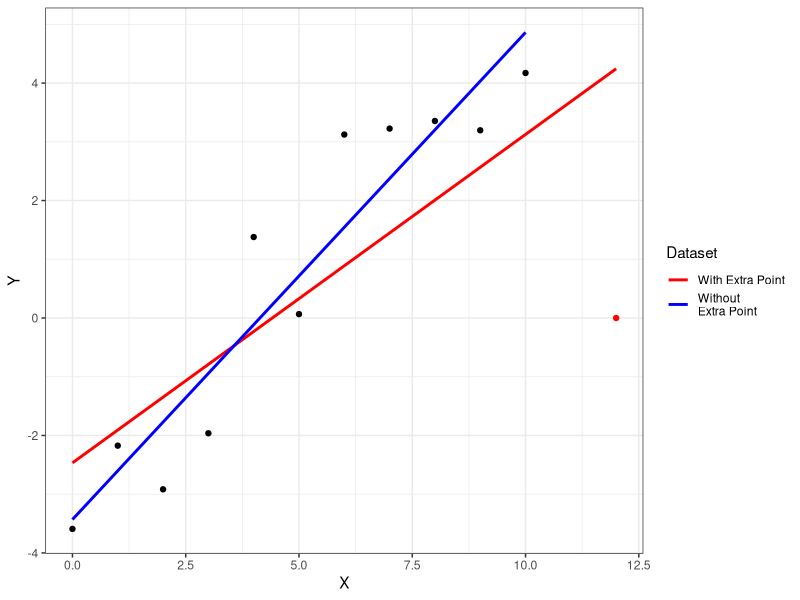
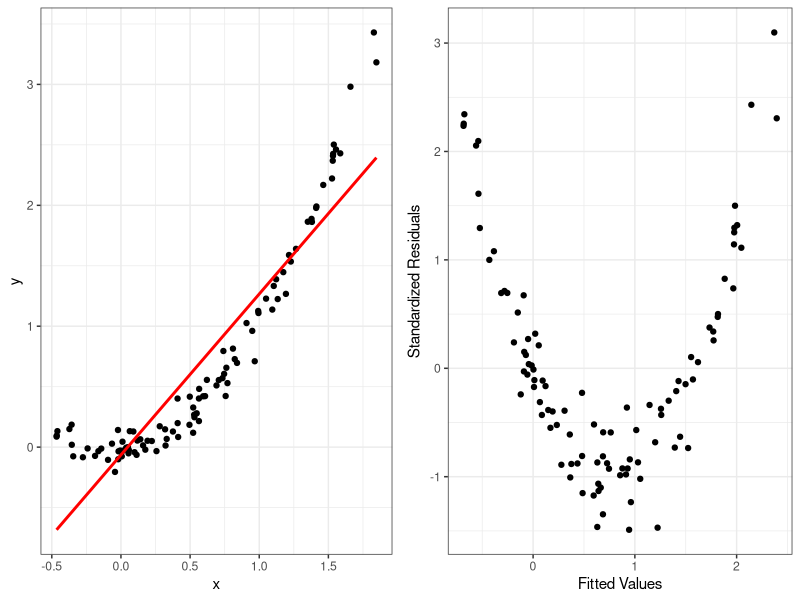
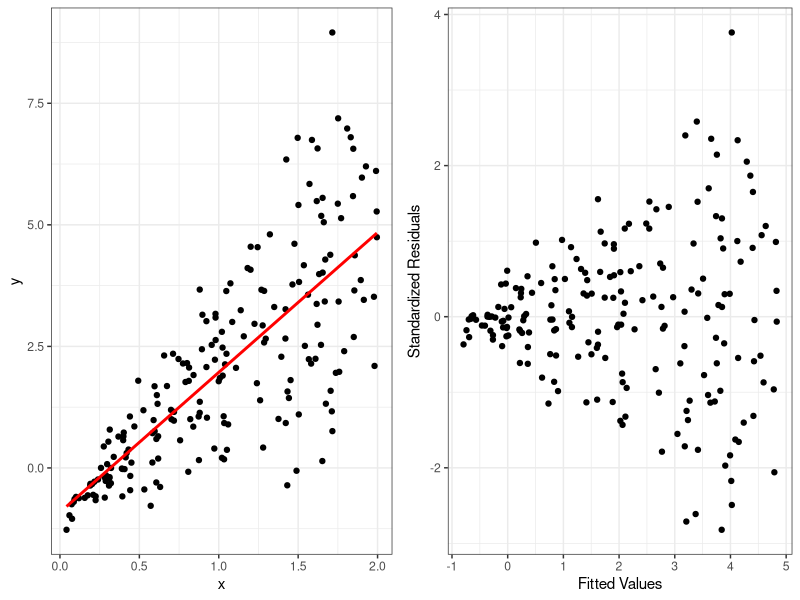
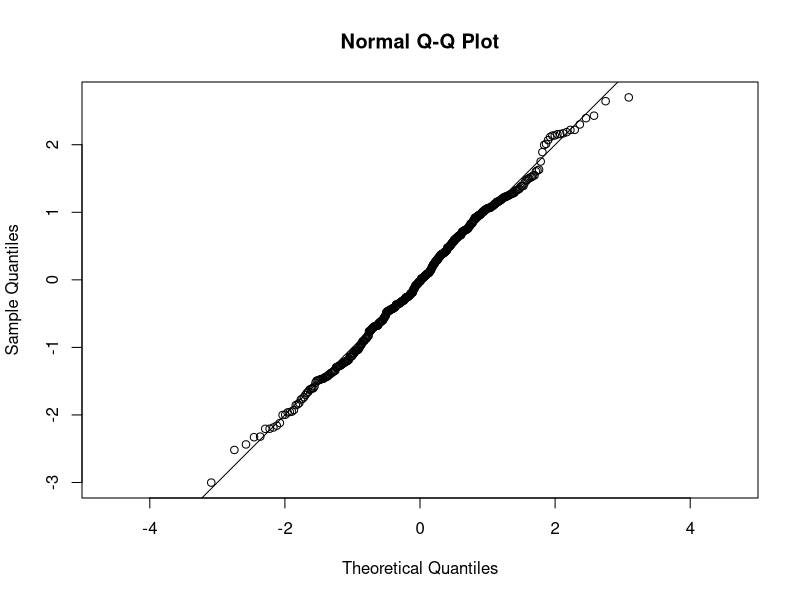
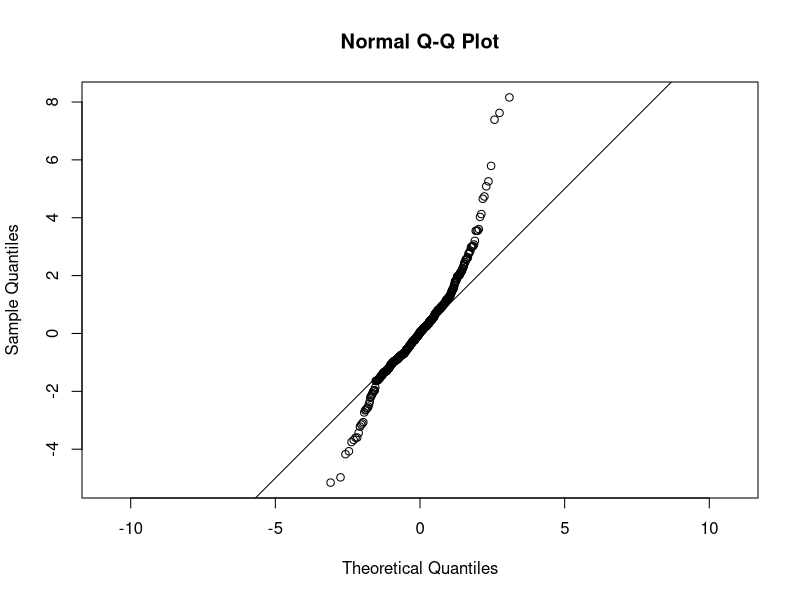
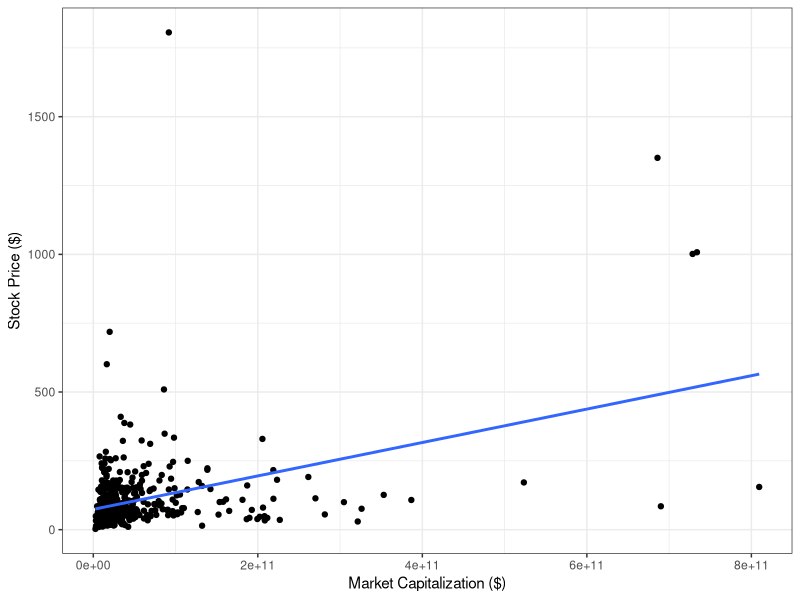
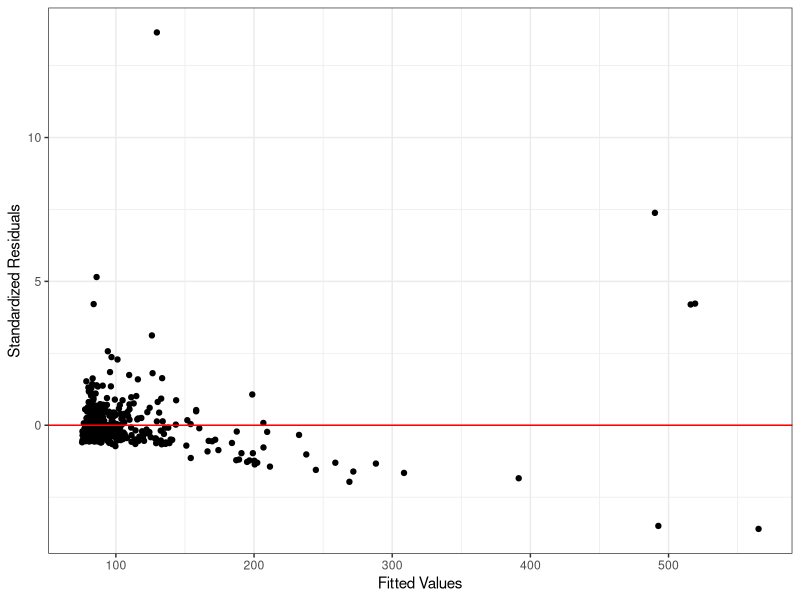
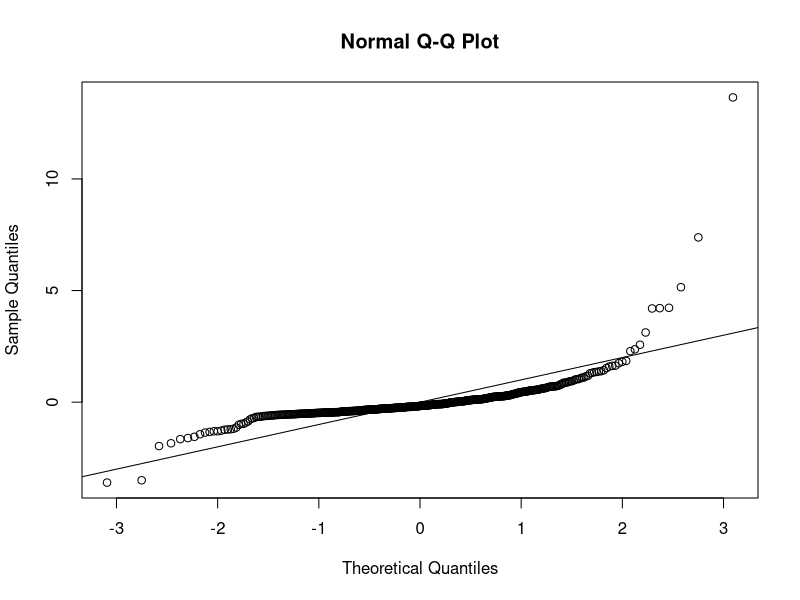

The R source for these figures, in order:
## ---- chunk 1
library(tidyverse)
library(cowplot)
## ---- chunk 2
simple_df <- data.frame(x=seq(0, 10))
n <- nrow(simple_df)
simple_df$id <- 1:n
simple_df_beta0 <- -3
simple_df_beta1 <- 0.8
# simple_df_beta0_plot1 <- simple_df_beta0 +  2
# simple_df_beta1_plot1 <- simple_df_beta1*0.5
simple_df$mu <- simple_df_beta0 + simple_df_beta1*simple_df$x
set.seed(11)
simple_df$y <- simple_df$mu +  rnorm(n)

ggplot() + theme_bw() + 
   geom_point(aes(x=c(simple_df$x, 12),
                  y=c(simple_df$y, 0)),
              col=c(rep("black", 11), "red")) +
   geom_smooth(aes(x=c(simple_df$x, 12),
                  y=c(simple_df$y, 0),
                  col="with"),
               method="lm",
               se=FALSE) +
      geom_smooth(aes(x=c(simple_df$x),
                  y=c(simple_df$y),
                  col="without"),
               method="lm",
               se=FALSE) +
   ylab("Y") + xlab("X") +
   scale_color_manual(values=c("red", "blue"),
                      breaks=c("with", "without"),
                      labels=c("With Extra Point", "Without\nExtra Point"),
                      name="Dataset")

## ---- chunk 3
n <- 100
x <- runif(n, min=-0.5, max=2)
y <- x^2 + rnorm(n, sd=0.1)
lmfit1 <- lm(y~x)
g1 <- ggplot() +  theme_bw() + geom_point(aes(x=x, y=y))  + geom_smooth(aes(x=x, y=y), method="lm", col="red", se=F) # + ggtitle("Synthetic Data 1: Fitted Line")
g2 <- ggplot() + theme_bw() +  geom_point(aes(x=fitted(lmfit1), y=rstandard(lmfit1))) + xlab("Fitted Values") + ylab("Standardized Residuals") # + ggtitle("Synthetic Data 1: Residuals v. Fitted")
plot_grid(g1, g2)
## ---- chunk 4
n <- 200
x <- runif(n, min=0, max=2)
y <- -1 + 3*x + rnorm(n, sd=0.1 + x)
lmfit2 <- lm(y~x)
g1 <- ggplot()+ theme_bw() + geom_point(aes(x=x, y=y))  + geom_smooth(aes(x=x, y=y), method="lm", col="red", se=F) # + ggtitle("Synthetic Data 2: Fitted Line")
g2 <- ggplot() + theme_bw() + geom_point(aes(x=fitted(lmfit2), y=rstandard(lmfit2))) + xlab("Fitted Values") + ylab("Standardized Residuals") # + ggtitle("Synthetic Data 2: Residuals v. Fitted")
plot_grid(g1, g2)
## ---- chunk 5
set.seed(10)
qqnorm(rnorm(500), asp=1)
abline(0, 1)
## ---- chunk 6
set.seed(10)
tsamp <- rt(500, df=3)
qqnorm(tsamp, asp=1)
abline(0, 1)
## ---- chunk 7
sp500 <- read_csv("data/sp500.csv")
sp500$sector[sp500$sector=="Telecommunication Services"] <- "Telecommunication"
## ---- chunk 8
sp_lm1 <- lm(price~market_cap, data=sp500)
summary(sp_lm1)
## ---- chunk 9
g_sp1 <- ggplot(sp500) + theme_bw() + 
   geom_point(aes(x=market_cap,
                  y=price),
              data=sp500) + 
   xlab("Market Capitalization ($)") + 
   ylab("Stock Price ($)")
g_sp1  + 
   geom_smooth(aes(x=market_cap,
                   y=price),
               data=sp500,
               method="lm",
               se=FALSE)
## ---- chunk 10
ggplot() + theme_bw() + 
   geom_point(aes(x=fitted(sp_lm1),
                  y=rstandard(sp_lm1))) +
   geom_hline(aes(yintercept=0), col="red") +
   ylab("Standardized Residuals") +
   xlab("Fitted Values")
## ---- chunk 11
qqnorm(rstandard(sp_lm1))
abline(0, 1)
